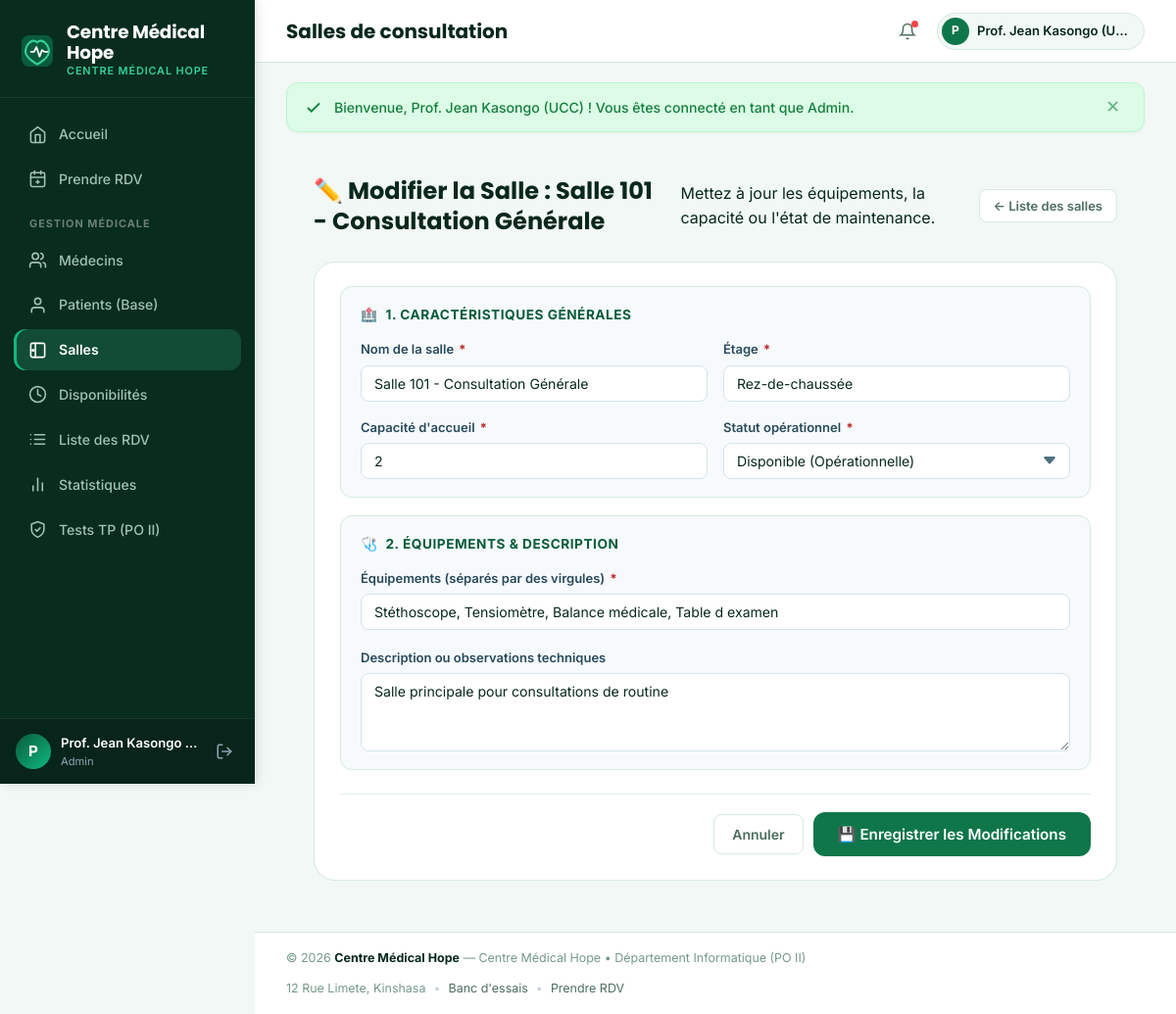
/salles/modifier.php?id=1 (signed in), run on the app's committed database.
### tables this page shows
CREATE TABLE IF NOT EXISTS salles (
    id INT AUTO_INCREMENT PRIMARY KEY,
    nom VARCHAR(100) NOT NULL UNIQUE,
    etage VARCHAR(50) NOT NULL,
    capacite INT NOT NULL DEFAULT 1,
    equipements TEXT NOT NULL COMMENT 'Équipements séparés par virgules ex: Stéthoscope, ECG, Échographe',
    statut ENUM('disponible', 'maintenance', 'fermee') NOT NULL DEFAULT 'disponible',
    description TEXT NULL
);

### config/database.php (called while the page is built, shortened)
<?php
function e($string) {
    return htmlspecialchars($string ?? '', ENT_QUOTES, 'UTF-8');
}

### salles/modifier.php (the view, shortened to what this page needs)
<?php
require_once __DIR__ . '/../config/database.php';
$id = (int)($_GET['id'] ?? 0);
$stmt = $pdo->prepare("SELECT * FROM salles WHERE id = ?");
$stmt->execute([$id]);
$salle = $stmt->fetch();
$nom = $salle['nom'];
$etage = $salle['etage'];
$capacite = $salle['capacite'];
$equipements = $salle['equipements'];
$statut = $salle['statut'];
$description = $salle['description'];
require_once __DIR__ . '/../includes/header.php';
?>
<div class="container" style="max-width: 860px;">
    <div class="page-header">
        <div class="page-header-left">
            <h2>✏️ Modifier la Salle : <?= e($salle['nom']) ?></h2>
            <p>Mettez à jour les équipements, la capacité ou l'état de maintenance.</p>
        </div>
        <div class="page-header-actions">
            <a href="<?= BASE_URL ?>/salles/index.php" class="btn btn-secondary btn-sm">
                ← Liste des salles
            </a>
        </div>
    </div>
    <div class="card" style="box-shadow: var(--s-md);">
        <form method="POST" action="">
            <div class="form-section" style="margin-top: 0;">
                <div class="form-section-title">
                    <span>🏥</span> 1. Caractéristiques Générales
                </div>
                <div class="form-row">
                    <div class="form-group" style="margin-bottom: 0;">
                        <label class="form-label">Nom de la salle <span class="required">*</span></label>
                        <input type="text" name="nom" class="form-control" value="<?= e($nom) ?>" required>
                    </div>
                    <div class="form-group" style="margin-bottom: 0;">
                        <label class="form-label">Étage <span class="required">*</span></label>
                        <input type="text" name="etage" class="form-control" value="<?= e($etage) ?>" required>
                    </div>
                </div>
                <div class="form-row" style="margin-top: 16px;">
                    <div class="form-group" style="margin-bottom: 0;">
                        <label class="form-label">Capacité d'accueil <span class="required">*</span></label>
                        <input type="number" name="capacite" class="form-control" min="1" max="10" value="<?= $capacite ?>" required>
                    </div>
                    <div class="form-group" style="margin-bottom: 0;">
                        <label class="form-label">Statut opérationnel <span class="required">*</span></label>
                        <select name="statut" class="form-control" required>
                            <option value="disponible" <?= $statut === 'disponible' ? 'selected' : '' ?>>Disponible (Opérationnelle)</option>
                        </select>
                    </div>
                </div>
            </div>
            <div class="form-section">
                <div class="form-section-title">
                    <span>🩺</span> 2. Équipements & Description
                </div>
                <div class="form-group">
                    <label class="form-label">Équipements (séparés par des virgules) <span class="required">*</span></label>
                    <input type="text" name="equipements" class="form-control" value="<?= e($equipements) ?>" required>
                </div>
                <div class="form-group" style="margin-bottom: 0;">
                    <label class="form-label">Description ou observations techniques</label>
                    <textarea name="description" class="form-control" style="min-height: 80px;"><?= e($description) ?></textarea>
                </div>
            </div>
            <div class="form-actions">
                <a href="<?= BASE_URL ?>/salles/index.php" class="btn btn-secondary">Annuler</a>
                <button type="submit" class="btn btn-primary btn-lg">
                    💾 Enregistrer les Modifications
                </button>
            </div>
        </form>
    </div>
</div>
<?php require_once __DIR__ . '/../includes/footer.php'; ?>

### assets/css/style.css (style rules this page uses)
:root { --sidebar-bg: #082c1e; --sidebar-hover: #0d3c2a; --sidebar-active: #124c36; --sidebar-border: rgba(255, 255, 255, 0.08); --sidebar-text: #9fc2b2; --sidebar-text-hi: #ffffff; --teal-700: #06432b; --teal-600: #095c3b; --teal-500: #0f764a; --teal-400: #169b62; --teal-300: #22c55e; --teal-100: #d1fae5; --teal-50: #ecfdf5; --page-bg: #f2f8f5; --card-bg: #ffffff; --card-border: #d6ebe0; --card-border-alt: #c8e4d4; --text-main: #08281b; --text-muted: #4d6e5f; --text-light: #769989; --border-subtle: #e1f0e8; --green-bg: #dcfce7; --green-text: #15803d; --green-border: #bbf7d0; --red-bg: #fee2e2; --red-text: #b91c1c; --red-border: #fecaca; --amber-bg: #fef3c7; --amber-text: #b45309; --amber-border: #fde68a; --blue-bg: #e6f7ef; --blue-text: #095c3b; --blue-border: #a7f3d0; --r-xs: 4px; --r-sm: 8px; --r-md: 12px; --r-lg: 16px; --r-xl: 22px; --r-full: 9999px; --shadow-sm: 0 1px 3px rgba(9, 34, 49, 0.04); --shadow-md: 0 4px 12px rgba(9, 34, 49, 0.05); --shadow-lg: 0 10px 24px rgba(9, 34, 49, 0.08); --t-fast: all 0.15s ease; --t-base: all 0.22s cubic-bezier(0.4, 0, 0.2, 1); --border-color: #d6ebe0; --border: #e1f0e8; --text-primary: #08281b; --text-secondary: #4d6e5f; --primary: #0f764a; --success-light: #dcfce7; --info-light: #e6f7ef; --danger-light: #fee2e2; --warning-light: #fef3c7; --grad-teal: linear-gradient(135deg, #095c3b, #10b981); }
*, *::before, *::after { box-sizing: border-box; margin: 0; padding: 0; }
html { font-size: 16px; scroll-behavior: smooth; }
body.app-body { font-family: 'Inter', -apple-system, BlinkMacSystemFont, 'Segoe UI', Roboto, sans-serif; background-color: var(--page-bg); color: var(--text-main); line-height: 1.55; min-height: 100vh; -webkit-font-smoothing: antialiased; margin: 0; padding: 0; }
h1, h2, h3, h4, h5, h6 { font-family: 'Poppins', 'Inter', sans-serif; font-weight: 700; color: var(--text-main); line-height: 1.3; }
a { color: var(--teal-500); text-decoration: none; transition: var(--t-fast); }
.btn { display: inline-flex; align-items: center; justify-content: center; gap: 8px; padding: 9px 18px; font-size: 0.875rem; font-weight: 600; font-family: inherit; border-radius: var(--r-sm); border: 1.5px solid transparent; cursor: pointer; transition: var(--t-fast); text-decoration: none; white-space: nowrap; }
.btn-primary { background-color: var(--teal-500); color: #ffffff !important; }
.btn-secondary { background: #ffffff; color: var(--text-muted); border-color: var(--card-border); }
.btn-sm { padding: 6px 14px; font-size: 0.8125rem; }
.btn-lg { padding: 12px 24px; font-size: 0.95rem; border-radius: var(--r-md); }
.card { background-color: var(--card-bg); border: 1px solid var(--card-border); border-radius: var(--r-xl); padding: 24px 26px; box-shadow: var(--shadow-sm); margin-bottom: 24px; }
.form-group { margin-bottom: 18px; }
.form-label { display: block; font-size: 0.8125rem; font-weight: 600; color: #27495b; margin-bottom: 6px; }
.required { color: var(--red-text); margin-left: 2px; }
.form-control { display: block; width: 100%; padding: 9px 13px; font-size: 0.88rem; font-family: inherit; color: var(--text-main); background-color: #ffffff; border: 1.5px solid #d4e4ec; border-radius: var(--r-sm); transition: var(--t-fast); }
.form-control::placeholder { color: #9cb4c2; }
select.form-control { background-repeat: no-repeat; background-position: right 12px center; padding-right: 36px; appearance: none; }
textarea.form-control { min-height: 90px; resize: vertical; }
.form-row { display: grid; grid-template-columns: repeat(auto-fit, minmax(220px, 1fr)); gap: 16px; }
.form-actions { display: flex; align-items: center; justify-content: flex-end; gap: 10px; margin-top: 24px; padding-top: 18px; border-top: 1px solid var(--border-subtle); }
.form-section { background-color: #f7fafc; border: 1px solid var(--card-border); border-radius: var(--r-md); padding: 18px 20px; margin: 18px 0; }
.form-section-title { font-size: 0.85rem; font-weight: 700; color: var(--teal-600); text-transform: uppercase; letter-spacing: 0.04em; margin-bottom: 14px; display: flex; align-items: center; gap: 8px; }
.container { width: 100%; max-width: 1200px; margin: 0 auto; padding: 0 20px; }
.page-header { display: flex; align-items: center; justify-content: space-between; gap: 20px; margin-bottom: 26px; flex-wrap: wrap; }
.page-header-left { display: flex; align-items: center; gap: 16px; flex: 1; min-width: 0; }
.page-header-actions { display: flex; align-items: center; gap: 10px; flex-wrap: wrap; }

### data on the page
salles: nom "Salle 101 - Consultation Générale", etage "Rez-de-chaussée", capacite "2", statut "Disponible (Opérationnelle)", equipements "Stéthoscope, Tensiomètre, Balance médicale, Table d examen", description "Salle principale pour consultations de routine"

### other printed values
substr($_SESSION['utilisateur_nom'] ?? 'U', 0, 1) "P"
$_SESSION['utilisateur_nom'] "Prof. Jean Kasongo…"
$_SESSION['utilisateur_role'] "Admin"
$sectionName "Salles de consultation"
substr($_SESSION['utilisateur_nom'] ?? 'A', 0, 1) "P"
$_SESSION['utilisateur_nom'] "Prof. Jean Kasongo (U…"
$msg['text'] "Bienvenue, Prof. Jean Kasongo (UCC) ! Vous êtes connecté en tant que Admin."
